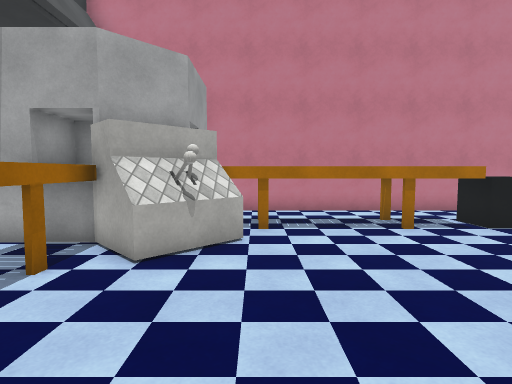
view 1 (above)

19 first-person views from a walk through a 3-D level made in the Unity game engine. The camera is 1.5 m above the floor, tilts 4° down and sees 80° across. The floor is counted in squares, 1 m on a side. Each view is taken from the middle of a square. On the plan, view 1 faces up. The plan holds only what a view shows up to about 15 squares ahead; the rest is blank. The place goes on beyond the plan. The player is left out. Surface patterns are stand-ins for the level's own textures.

view 2
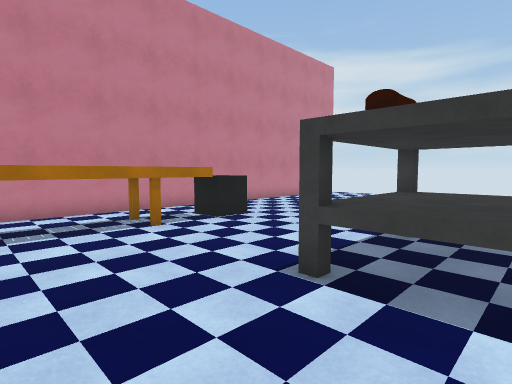

view 3
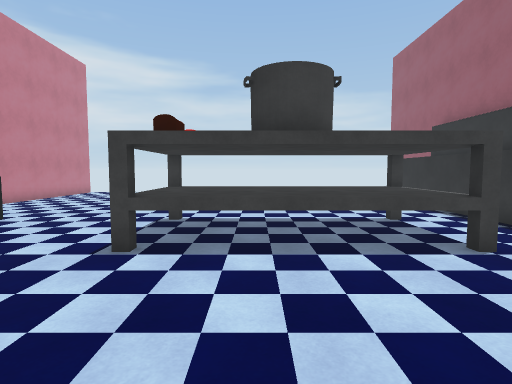

view 4
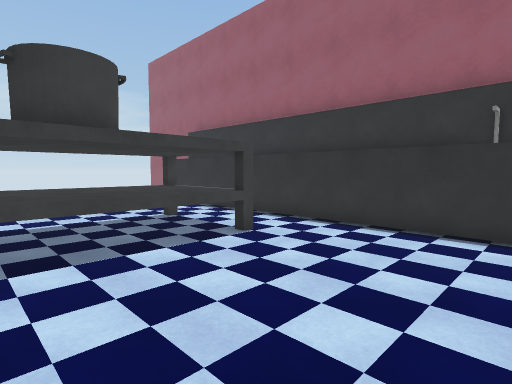

view 5
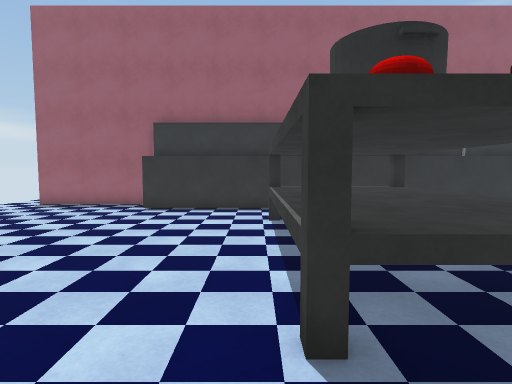

view 6
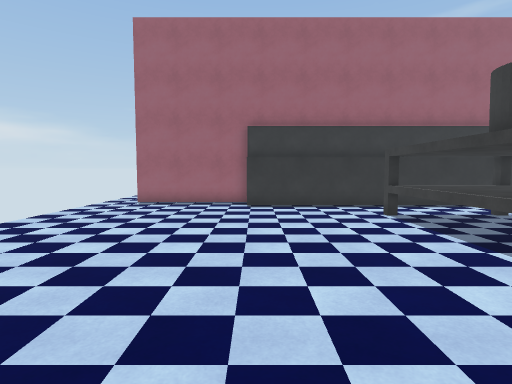

view 7
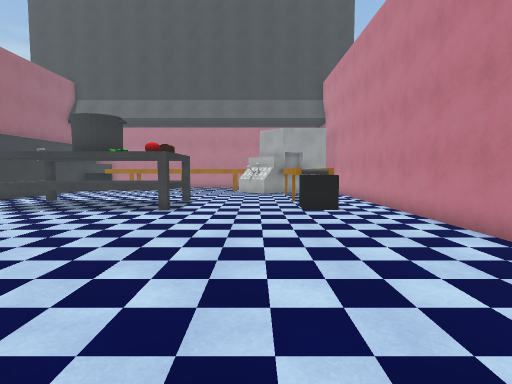

view 8
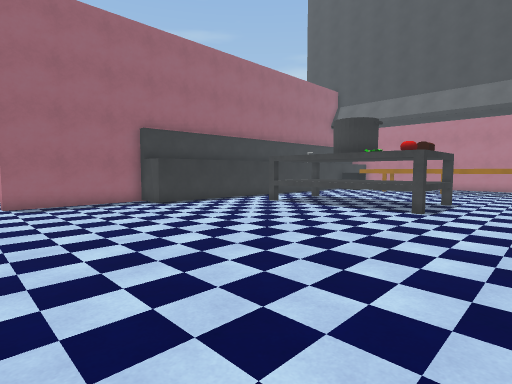

view 9
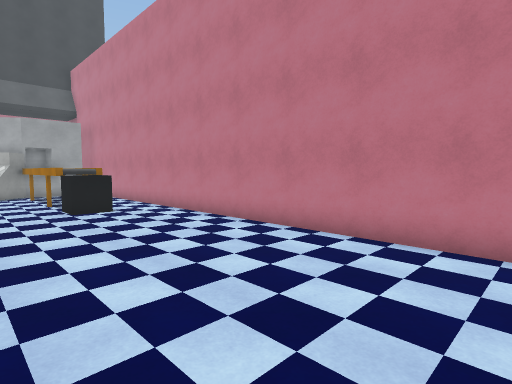

view 10
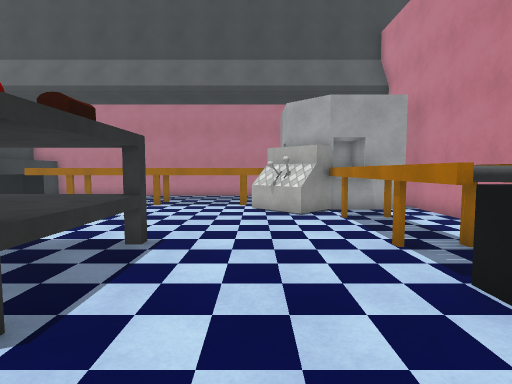

view 11
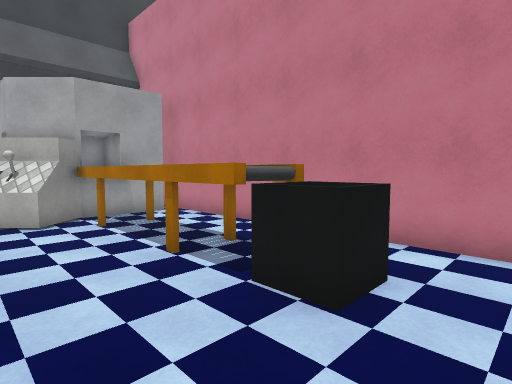

view 12
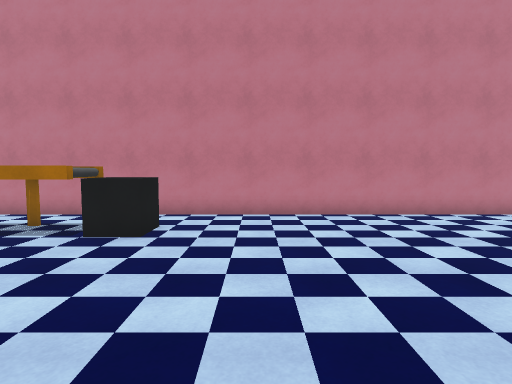

view 13
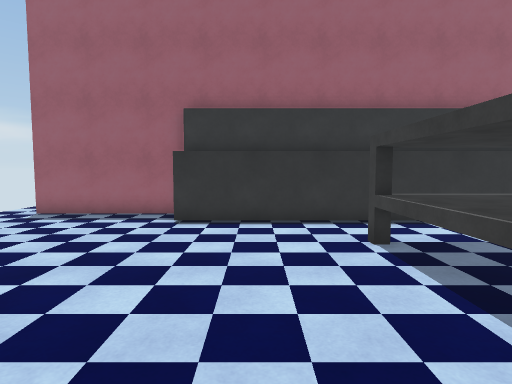

view 14
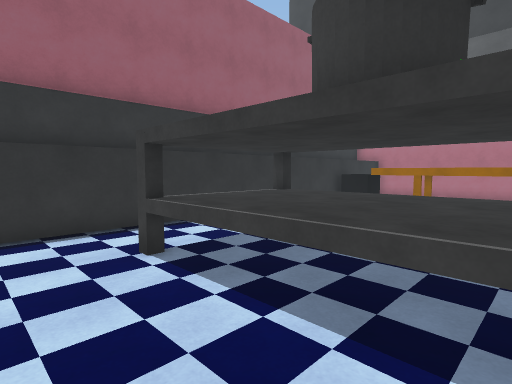

view 15
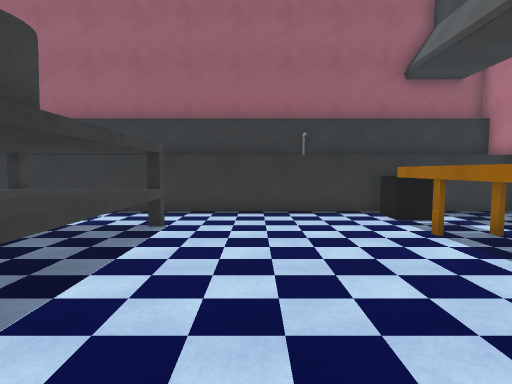

view 16
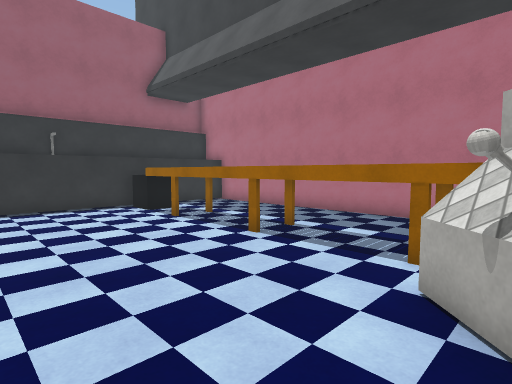

view 17
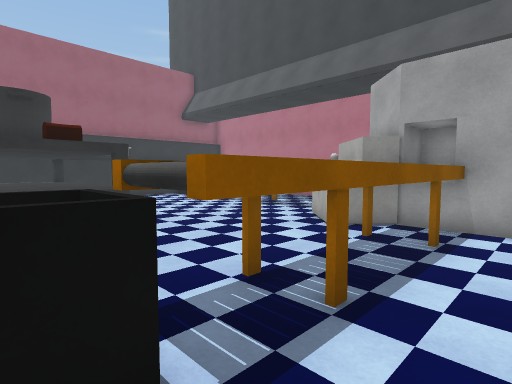

view 18
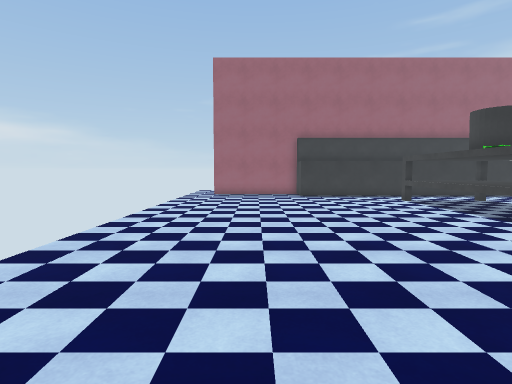

view 19
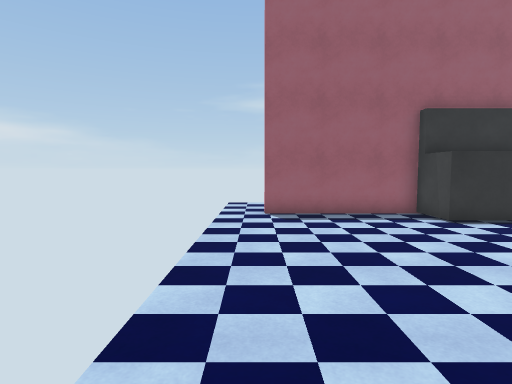

### Floor plan
Key: @ floor where view 1 was taken; # wall or solid block; x gap in a wall; . floor; = window, fence, low wall or low ledge; ^ raised ledge; O other object.
Columns run from 8 left of view 1 to 19 right of it. Each row starts with its distance up from view 1.
 12       #####################x
 11       #.....................
 10       #.....................
  9      ##OOOOOOO#=............
  8    ####OOOOOOO#=............
  7    ## OOO...................
  6    ##OOO....................
  5    ###O.....................
  4    #^.......................
  3      #......OOOO............
  2      #......OOOO............
  1      #......OOOO............
  0      #..@...OOOO............
 -1      #......OOOO............
 -2      #......OOOO............
 -3    ###......OOOO............
 -4    #^.......OOOO............
 -5    ###......................
 -6    ##=......................
 -7 #####################.......
 -8                     #.......
 -9                     ######..
-10                           ..
-11                           ..
-12                           ..

Where each view was taken, in squares from view 1:
view 1: 0 up, 0 right, facing up
view 2: 0 up, 0 right, facing up-right
view 3: 0 up, 2 left, facing right
view 4: 1 up, 2 left, facing down-right
view 5: 5 up, 8 right, facing down
view 6: 6 up, 12 right, facing down
view 7: 6 up, 19 right, facing left
view 8: 6 up, 19 right, facing down-left
view 9: 5 up, 19 right, facing up-left
view 10: 5 up, 10 right, facing left
view 11: 5 up, 9 right, facing up-left
view 12: 1 up, 10 right, facing up
view 13: 2 up, 10 right, facing down
view 14: 1 up, 10 right, facing down-left
view 15: 4 up, 1 right, facing down
view 16: 6 up, 2 right, facing down-left
view 17: 11 up, 7 right, facing down-left
view 18: 11 up, 15 right, facing down
view 19: 2 up, 18 right, facing down
